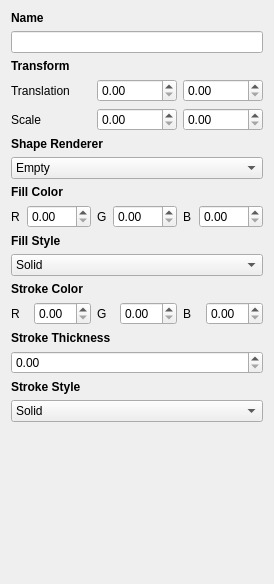
<?xml version="1.0" encoding="UTF-8"?>
<ui version="4.0">
 <class>TransformWidget</class>
 <widget class="QWidget" name="TransformWidget">
  <property name="geometry">
   <rect>
    <x>0</x>
    <y>0</y>
    <width>274</width>
    <height>584</height>
   </rect>
  </property>
  <property name="windowTitle">
   <string>Form</string>
  </property>
  <layout class="QVBoxLayout" name="verticalLayout">
   <item>
    <widget class="QLabel" name="labelName">
     <property name="font">
      <font>
       <weight>75</weight>
       <bold>true</bold>
      </font>
     </property>
     <property name="text">
      <string>Name</string>
     </property>
    </widget>
   </item>
   <item>
    <widget class="QLineEdit" name="label_entityName"/>
   </item>
   <item>
    <widget class="QLabel" name="labelTransform">
     <property name="text">
      <string>&lt;b&gt;Transform&lt;/b&gt;</string>
     </property>
    </widget>
   </item>
   <item>
    <layout class="QHBoxLayout" name="Translation">
     <item>
      <widget class="QLabel" name="labelTrans">
       <property name="text">
        <string>Translation</string>
       </property>
      </widget>
     </item>
     <item>
      <widget class="QDoubleSpinBox" name="transX">
       <property name="maximum">
        <double>9999.000000000000000</double>
       </property>
      </widget>
     </item>
     <item>
      <widget class="QDoubleSpinBox" name="transY">
       <property name="maximum">
        <double>9999.000000000000000</double>
       </property>
      </widget>
     </item>
    </layout>
   </item>
   <item>
    <layout class="QHBoxLayout" name="Scale">
     <item>
      <widget class="QLabel" name="labelSca">
       <property name="text">
        <string>Scale</string>
       </property>
      </widget>
     </item>
     <item>
      <widget class="QDoubleSpinBox" name="scaX">
       <property name="maximum">
        <double>9999.000000000000000</double>
       </property>
      </widget>
     </item>
     <item>
      <widget class="QDoubleSpinBox" name="scaY">
       <property name="maximum">
        <double>9999.000000000000000</double>
       </property>
      </widget>
     </item>
    </layout>
   </item>
   <item>
    <widget class="QLabel" name="labelShapeRenderer">
     <property name="font">
      <font>
       <weight>75</weight>
       <bold>true</bold>
      </font>
     </property>
     <property name="text">
      <string>Shape Renderer</string>
     </property>
    </widget>
   </item>
   <item>
    <widget class="QComboBox" name="comboBox_Shape">
     <item>
      <property name="text">
       <string>Empty</string>
      </property>
     </item>
     <item>
      <property name="text">
       <string>Circle</string>
      </property>
     </item>
     <item>
      <property name="text">
       <string>Square</string>
      </property>
     </item>
     <item>
      <property name="text">
       <string>Infinite</string>
      </property>
     </item>
    </widget>
   </item>
   <item>
    <widget class="QLabel" name="label_4">
     <property name="font">
      <font>
       <weight>75</weight>
       <bold>true</bold>
      </font>
     </property>
     <property name="text">
      <string>Fill Color</string>
     </property>
    </widget>
   </item>
   <item>
    <layout class="QHBoxLayout" name="ColorLayout">
     <item>
      <widget class="QLabel" name="label_2">
       <property name="text">
        <string>R</string>
       </property>
      </widget>
     </item>
     <item>
      <widget class="QDoubleSpinBox" name="spinBox_FillColor_R">
       <property name="maximum">
        <double>255.000000000000000</double>
       </property>
      </widget>
     </item>
     <item>
      <widget class="QLabel" name="label_3">
       <property name="text">
        <string>G</string>
       </property>
      </widget>
     </item>
     <item>
      <widget class="QDoubleSpinBox" name="spinBox_FillColor_G">
       <property name="maximum">
        <double>255.000000000000000</double>
       </property>
      </widget>
     </item>
     <item>
      <widget class="QLabel" name="label">
       <property name="text">
        <string>B</string>
       </property>
      </widget>
     </item>
     <item>
      <widget class="QDoubleSpinBox" name="spinBox_FillColor_B">
       <property name="maximum">
        <double>255.000000000000000</double>
       </property>
      </widget>
     </item>
    </layout>
   </item>
   <item>
    <widget class="QLabel" name="label_8">
     <property name="font">
      <font>
       <weight>75</weight>
       <bold>true</bold>
      </font>
     </property>
     <property name="text">
      <string>Fill Style</string>
     </property>
    </widget>
   </item>
   <item>
    <widget class="QComboBox" name="comboBox_FillStyle">
     <item>
      <property name="text">
       <string>Solid</string>
      </property>
     </item>
     <item>
      <property name="text">
       <string>Dense</string>
      </property>
     </item>
     <item>
      <property name="text">
       <string>Dotted</string>
      </property>
     </item>
     <item>
      <property name="text">
       <string>Cross</string>
      </property>
     </item>
     <item>
      <property name="text">
       <string>Linear Gradient</string>
      </property>
     </item>
     <item>
      <property name="text">
       <string>No Brush</string>
      </property>
     </item>
    </widget>
   </item>
   <item>
    <widget class="QLabel" name="label_5">
     <property name="font">
      <font>
       <weight>75</weight>
       <bold>true</bold>
      </font>
     </property>
     <property name="text">
      <string>Stroke Color</string>
     </property>
    </widget>
   </item>
   <item>
    <layout class="QHBoxLayout" name="StrokeLayout">
     <item>
      <widget class="QLabel" name="label_11">
       <property name="text">
        <string>R</string>
       </property>
      </widget>
     </item>
     <item>
      <widget class="QDoubleSpinBox" name="spinBox_StrokeColor_R"/>
     </item>
     <item>
      <widget class="QLabel" name="label_9">
       <property name="text">
        <string>G</string>
       </property>
      </widget>
     </item>
     <item>
      <widget class="QDoubleSpinBox" name="spinBox_StrokeColor_G"/>
     </item>
     <item>
      <widget class="QLabel" name="label_10">
       <property name="text">
        <string>B</string>
       </property>
      </widget>
     </item>
     <item>
      <widget class="QDoubleSpinBox" name="spinBox_StrokeColor_B"/>
     </item>
    </layout>
   </item>
   <item>
    <widget class="QLabel" name="label_6">
     <property name="font">
      <font>
       <weight>75</weight>
       <bold>true</bold>
      </font>
     </property>
     <property name="text">
      <string>Stroke Thickness</string>
     </property>
    </widget>
   </item>
   <item>
    <widget class="QDoubleSpinBox" name="spinBox_StrokeThicc"/>
   </item>
   <item>
    <widget class="QLabel" name="label_7">
     <property name="font">
      <font>
       <weight>75</weight>
       <bold>true</bold>
      </font>
     </property>
     <property name="text">
      <string>Stroke Style</string>
     </property>
    </widget>
   </item>
   <item>
    <widget class="QComboBox" name="comboBox_StrokeStyle">
     <item>
      <property name="text">
       <string>Solid</string>
      </property>
     </item>
     <item>
      <property name="text">
       <string>Dash</string>
      </property>
     </item>
     <item>
      <property name="text">
       <string>Dot</string>
      </property>
     </item>
     <item>
      <property name="text">
       <string>Dash - Dot</string>
      </property>
     </item>
     <item>
      <property name="text">
       <string>Dash - Dot - Dot</string>
      </property>
     </item>
    </widget>
   </item>
   <item>
    <spacer name="verticalSpacer">
     <property name="orientation">
      <enum>Qt::Vertical</enum>
     </property>
     <property name="sizeHint" stdset="0">
      <size>
       <width>20</width>
       <height>40</height>
      </size>
     </property>
    </spacer>
   </item>
  </layout>
 </widget>
 <resources/>
 <connections/>
</ui>
